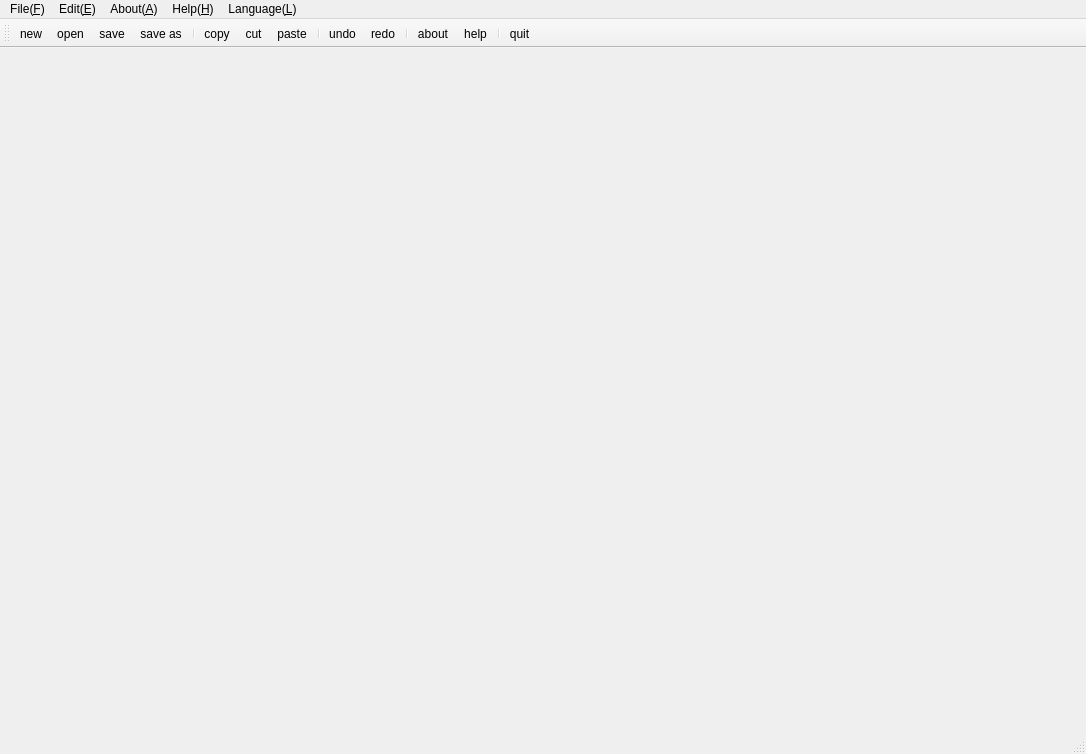
<?xml version="1.0" encoding="UTF-8"?>
<ui version="4.0">
 <class>MainWindow</class>
 <widget class="QMainWindow" name="MainWindow">
  <property name="geometry">
   <rect>
    <x>0</x>
    <y>0</y>
    <width>1086</width>
    <height>754</height>
   </rect>
  </property>
  <property name="windowTitle">
   <string>Papillon</string>
  </property>
  <property name="windowIcon">
   <iconset resource="../papillon.qrc">
    <normaloff>:/images/main.png</normaloff>:/images/main.png</iconset>
  </property>
  <widget class="QWidget" name="centralWidget"/>
  <widget class="QMenuBar" name="menuBar">
   <property name="geometry">
    <rect>
     <x>0</x>
     <y>0</y>
     <width>1086</width>
     <height>25</height>
    </rect>
   </property>
   <widget class="QMenu" name="menuFile">
    <property name="title">
     <string>File(&amp;F)</string>
    </property>
    <addaction name="actionNew"/>
    <addaction name="actionOpen"/>
    <addaction name="actionOpen_Profiles"/>
    <addaction name="separator"/>
    <addaction name="actionSave"/>
    <addaction name="actionSaveAs"/>
    <addaction name="separator"/>
    <addaction name="actionQuit"/>
   </widget>
   <widget class="QMenu" name="menu_Edit">
    <property name="title">
     <string>Edit(&amp;E)</string>
    </property>
    <addaction name="actionCopy"/>
    <addaction name="actionCut"/>
    <addaction name="actionPaste"/>
    <addaction name="separator"/>
    <addaction name="actionUndo"/>
    <addaction name="actionRedo"/>
   </widget>
   <widget class="QMenu" name="menu_About">
    <property name="title">
     <string>About(&amp;A)</string>
    </property>
    <addaction name="actionAbout"/>
   </widget>
   <widget class="QMenu" name="menu_Help">
    <property name="title">
     <string>Help(&amp;H)</string>
    </property>
    <addaction name="actionHelp"/>
   </widget>
   <widget class="QMenu" name="menuLanguage_L">
    <property name="title">
     <string>Language(&amp;L)</string>
    </property>
   </widget>
   <addaction name="menuFile"/>
   <addaction name="menu_Edit"/>
   <addaction name="menu_About"/>
   <addaction name="menu_Help"/>
   <addaction name="menuLanguage_L"/>
  </widget>
  <widget class="QToolBar" name="mainToolBar">
   <property name="iconSize">
    <size>
     <width>20</width>
     <height>20</height>
    </size>
   </property>
   <attribute name="toolBarArea">
    <enum>TopToolBarArea</enum>
   </attribute>
   <attribute name="toolBarBreak">
    <bool>false</bool>
   </attribute>
   <addaction name="actionNew"/>
   <addaction name="actionOpen"/>
   <addaction name="actionSave"/>
   <addaction name="actionSaveAs"/>
   <addaction name="separator"/>
   <addaction name="actionCopy"/>
   <addaction name="actionCut"/>
   <addaction name="actionPaste"/>
   <addaction name="separator"/>
   <addaction name="actionUndo"/>
   <addaction name="actionRedo"/>
   <addaction name="separator"/>
   <addaction name="actionAbout"/>
   <addaction name="actionHelp"/>
   <addaction name="separator"/>
   <addaction name="actionQuit"/>
  </widget>
  <widget class="QStatusBar" name="statusBar"/>
  <action name="actionNew">
   <property name="icon">
    <iconset>
     <normalon>:/images/document-new.png</normalon>
    </iconset>
   </property>
   <property name="text">
    <string>new</string>
   </property>
   <property name="toolTip">
    <string>new a  code file</string>
   </property>
   <property name="statusTip">
    <string>new a  code file</string>
   </property>
   <property name="shortcut">
    <string>Ctrl+N</string>
   </property>
  </action>
  <action name="actionOpen">
   <property name="icon">
    <iconset>
     <normalon>:/images/document-open.png</normalon>
    </iconset>
   </property>
   <property name="text">
    <string>open</string>
   </property>
   <property name="toolTip">
    <string>open a code file</string>
   </property>
   <property name="statusTip">
    <string>open a code file</string>
   </property>
   <property name="shortcut">
    <string>Ctrl+O</string>
   </property>
  </action>
  <action name="actionSave">
   <property name="icon">
    <iconset>
     <normalon>:/images/document-save.png</normalon>
    </iconset>
   </property>
   <property name="text">
    <string>save</string>
   </property>
   <property name="toolTip">
    <string>save the code file</string>
   </property>
   <property name="statusTip">
    <string>save the code file</string>
   </property>
   <property name="shortcut">
    <string>Ctrl+S</string>
   </property>
  </action>
  <action name="actionSaveAs">
   <property name="icon">
    <iconset>
     <normalon>:/images/document-save-as.png</normalon>
    </iconset>
   </property>
   <property name="text">
    <string>save as</string>
   </property>
   <property name="toolTip">
    <string>save the code file as another file</string>
   </property>
   <property name="statusTip">
    <string>save the code file as another file</string>
   </property>
   <property name="shortcut">
    <string>Ctrl+Shift+S</string>
   </property>
  </action>
  <action name="actionQuit">
   <property name="icon">
    <iconset>
     <normalon>:/images/application-exit.png</normalon>
    </iconset>
   </property>
   <property name="text">
    <string>quit</string>
   </property>
   <property name="toolTip">
    <string>quit Papillon</string>
   </property>
   <property name="statusTip">
    <string>quit Papillon</string>
   </property>
   <property name="shortcut">
    <string>Ctrl+Q</string>
   </property>
  </action>
  <action name="actionCopy">
   <property name="icon">
    <iconset>
     <normalon>:/images/edit-copy.png</normalon>
    </iconset>
   </property>
   <property name="text">
    <string>copy</string>
   </property>
   <property name="toolTip">
    <string>copy some code</string>
   </property>
   <property name="statusTip">
    <string>copy some code</string>
   </property>
   <property name="shortcut">
    <string>Ctrl+C</string>
   </property>
  </action>
  <action name="actionCut">
   <property name="icon">
    <iconset>
     <normalon>:/images/edit-cut.png</normalon>
    </iconset>
   </property>
   <property name="text">
    <string>cut</string>
   </property>
   <property name="toolTip">
    <string>cut some code</string>
   </property>
   <property name="statusTip">
    <string>cut some code</string>
   </property>
   <property name="shortcut">
    <string>Ctrl+X</string>
   </property>
  </action>
  <action name="actionPaste">
   <property name="icon">
    <iconset>
     <normalon>:/images/edit-paste.png</normalon>
    </iconset>
   </property>
   <property name="text">
    <string>paste</string>
   </property>
   <property name="toolTip">
    <string>paste some code</string>
   </property>
   <property name="statusTip">
    <string>paste some code</string>
   </property>
   <property name="shortcut">
    <string>Ctrl+V</string>
   </property>
  </action>
  <action name="actionUndo">
   <property name="icon">
    <iconset>
     <normalon>:/images/edit-undo.png</normalon>
    </iconset>
   </property>
   <property name="text">
    <string>undo</string>
   </property>
   <property name="toolTip">
    <string>undo some operation</string>
   </property>
   <property name="statusTip">
    <string>undo some operation</string>
   </property>
   <property name="shortcut">
    <string>Ctrl+Z</string>
   </property>
  </action>
  <action name="actionRedo">
   <property name="icon">
    <iconset>
     <normalon>:/images/edit-redo.png</normalon>
    </iconset>
   </property>
   <property name="text">
    <string>redo</string>
   </property>
   <property name="toolTip">
    <string>redo some operation</string>
   </property>
   <property name="statusTip">
    <string>redo some operation</string>
   </property>
   <property name="shortcut">
    <string>Ctrl+G</string>
   </property>
  </action>
  <action name="actionAbout">
   <property name="icon">
    <iconset>
     <normalon>:/images/about.ico</normalon>
    </iconset>
   </property>
   <property name="text">
    <string>about</string>
   </property>
   <property name="toolTip">
    <string>about of Papillon</string>
   </property>
   <property name="statusTip">
    <string>about of Papillon</string>
   </property>
  </action>
  <action name="actionHelp">
   <property name="icon">
    <iconset>
     <normalon>:/images/help.ico</normalon>
    </iconset>
   </property>
   <property name="text">
    <string>help</string>
   </property>
   <property name="toolTip">
    <string>help for Papillon</string>
   </property>
   <property name="statusTip">
    <string>help for Papillon</string>
   </property>
  </action>
  <action name="actionOpen_Profiles">
   <property name="icon">
    <iconset>
     <normalon>:/images/profiles-open.png</normalon>
    </iconset>
   </property>
   <property name="text">
    <string>open profiles</string>
   </property>
   <property name="shortcut">
    <string>Ctrl+Shift+N</string>
   </property>
  </action>
 </widget>
 <layoutdefault spacing="6" margin="11"/>
 <resources>
  <include location="../papillon.qrc"/>
 </resources>
 <connections/>
</ui>
